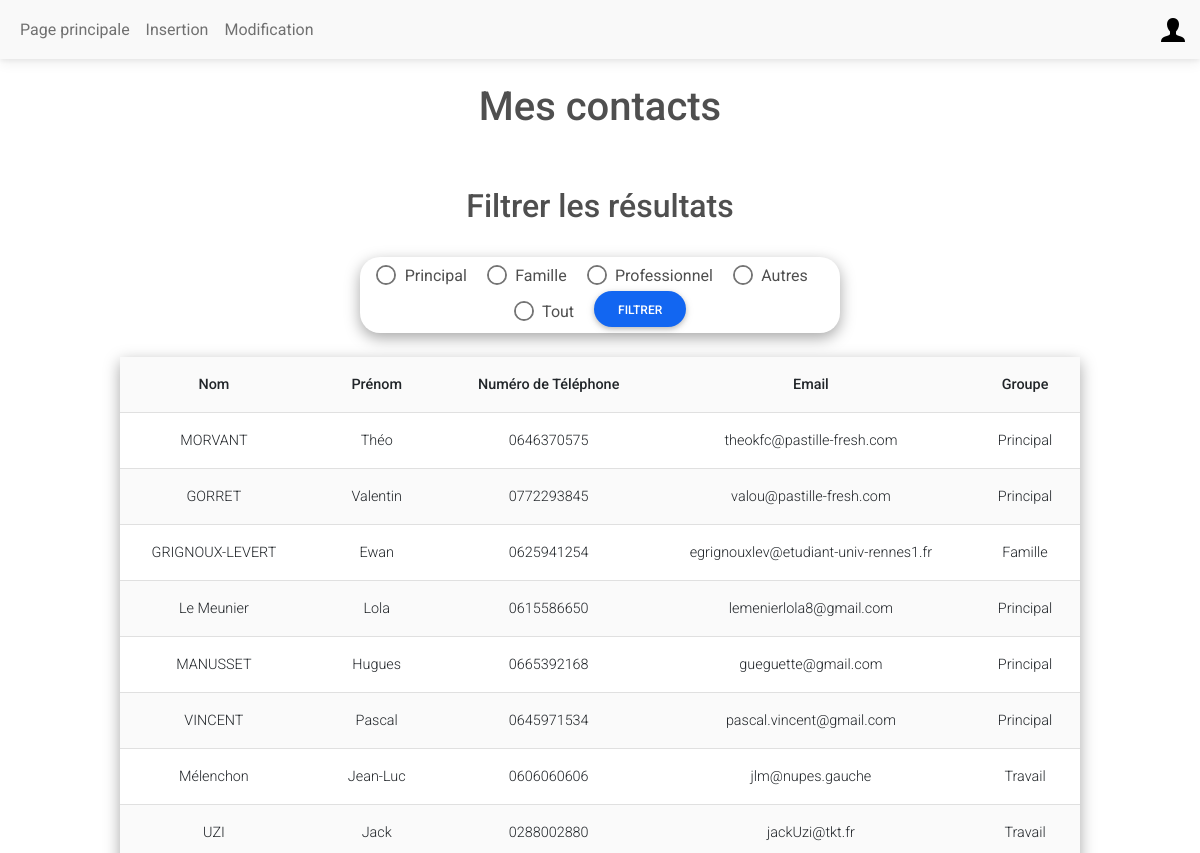
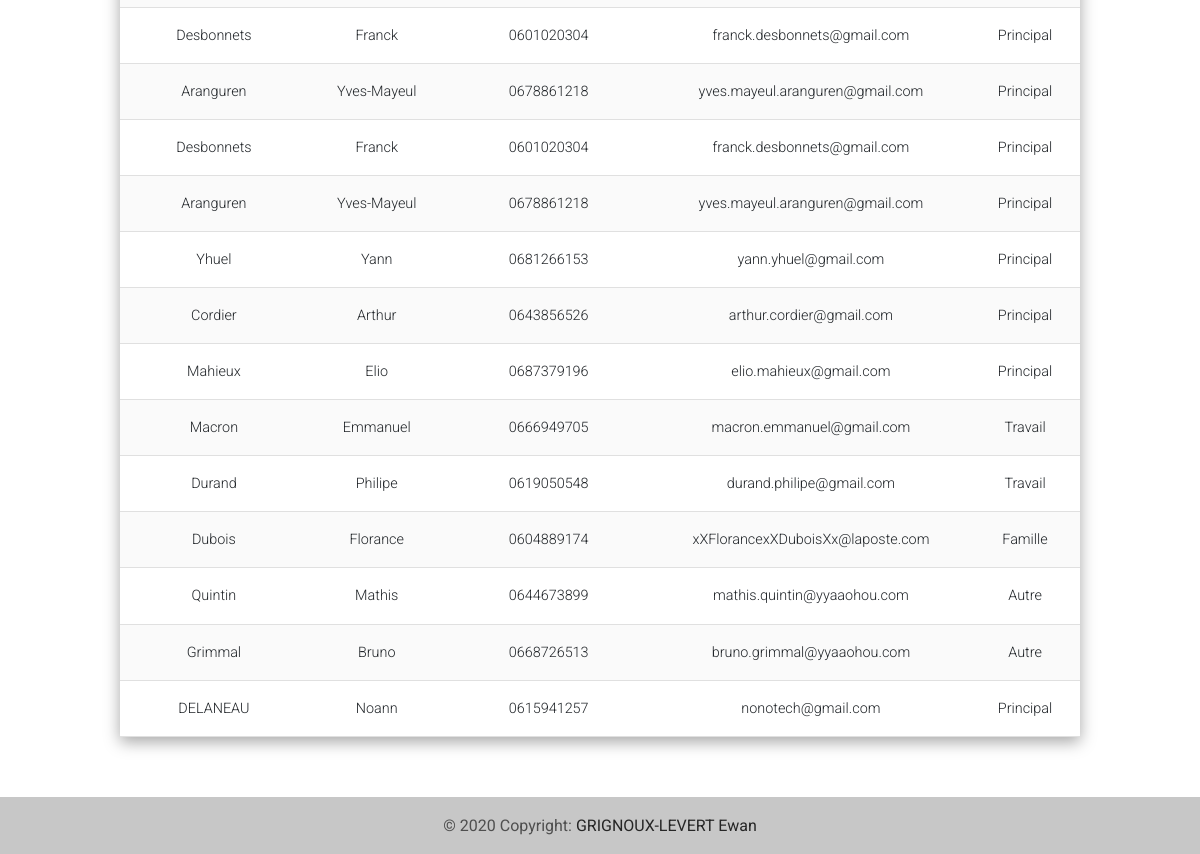
/index.php (signed in), run on an earlier commit of the app's database (2 pictures, top to bottom).
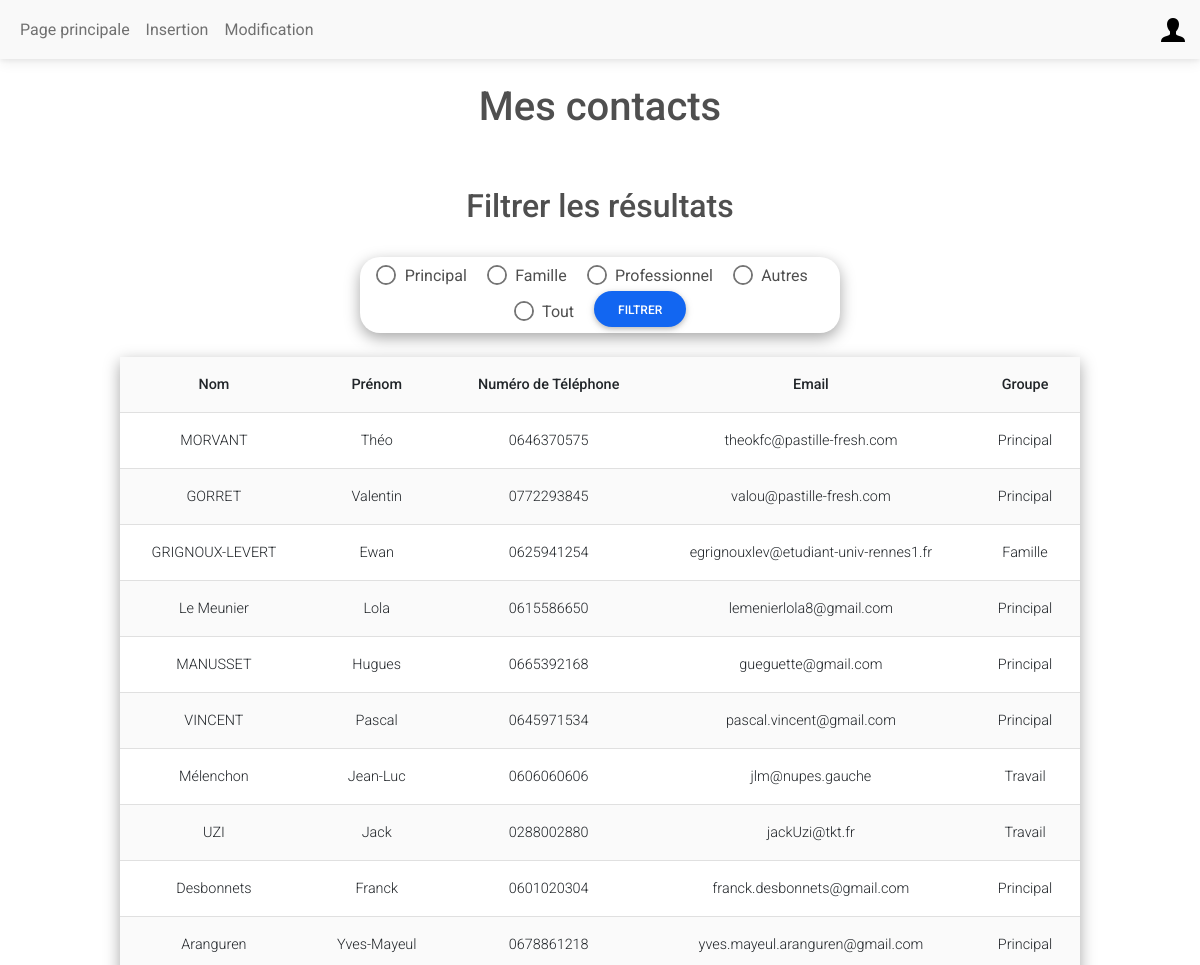
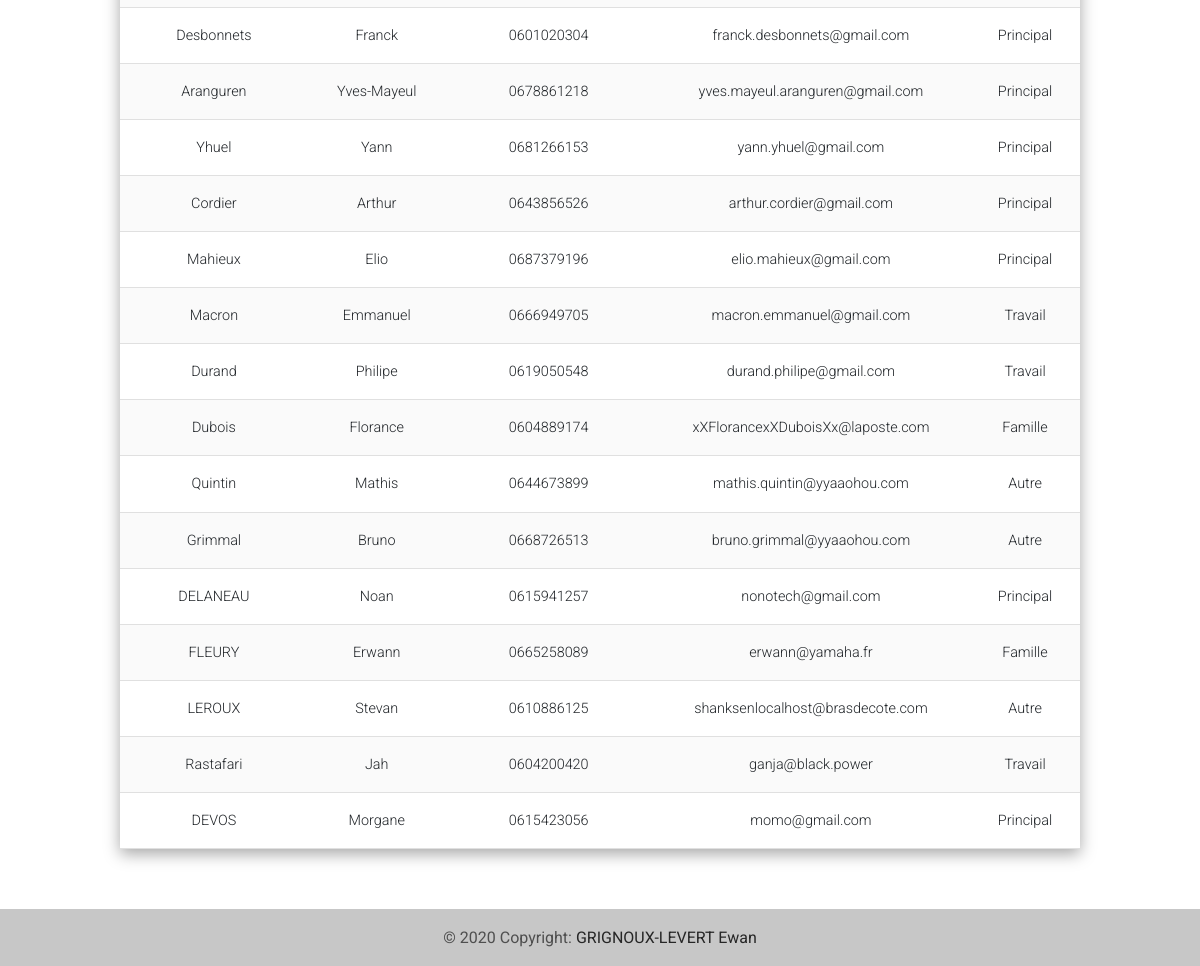
And on a later commit of the database (2 pictures, top to bottom).
### tables this page shows
CREATE TABLE "Coordonnees" (
	"id"	INTEGER,
	"nom"	VARCHAR(30) NOT NULL,
	"prenom"	VARCHAR(30) NOT NULL,
	"phoneNumber"	VARCHAR(10),
	"email"	VARCHAR(40) CHECK("email" LIKE '%@%'),
	"idUsers"	INTEGER NOT NULL,
	"groups"	VARCHAR(10) NOT NULL CHECK("groups" IN ('Principal', 'Travail', 'Famille', 'Autre')),
	FOREIGN KEY("idUsers") REFERENCES "Users"("id") ON UPDATE CASCADE ON DELETE CASCADE,
	PRIMARY KEY("id" AUTOINCREMENT)
);

### index.php (the view, shortened to what this page needs)
<!DOCTYPE html>
<html lang="fr">
    <head>
        <link href="style.css" rel="stylesheet" type="text/css">
        <link rel="stylesheet" href="https://cdnjs.cloudflare.com/ajax/libs/font-awesome/6.0.0/css/all.min.css%22/%3E">
        <link rel="stylesheet" href="css/mdb.min.css" />
    </head>
    <body>
        <nav class="navbar navbar-expand-lg navbar-light bg-light">
            <div class="container-fluid">
                <div class="collapse navbar-collapse" id="navbarSupportedContent">
                    <ul class="navbar-nav me-auto mb-2 mb-lg-0">
                        <li class="nav-item">
                        <a class="nav-link" href="index.php">Page principale</a>
                        </li>
                        <?php
                            if(isset($_SESSION) && $_SESSION['status']=='admin'){
                                echo '<li class="nav-item">';
                                echo '<a class="nav-link" href="insertion.php">Insertion</a>';
                                echo '</li>';
                                echo '<li class="nav-item">';
                                echo '<a class="nav-link" href="modification.php">Modification</a>';
                                echo '</li>';
                            }
                        ?>
                    </ul>
                </div>
                <div class="dropdown">
                    <a class="dropdown-toggle d-flex align-items-center hidden-arrow" href="#" id="navbarDropdownMenuAvatar" role="button" data-mdb-toggle="dropdown" aria-expanded="false">
                        <img src="img/user.png" alt="user icon" loading="lazy">
                    </a>
                </div>
            </div>
        </nav>
        <h1>Mes contacts</h1>
        <section>
            <h2>Filtrer les résultats</h2>
            <form id="ind_form" action="#" method="GET">
                <div class="form-check form-check-inline">
                    <input class="form-check-input" type="radio" name="inlineRadioOptions" id="inlineRadio1" value="Principal" />
                    <label class="form-check-label" for="inlineRadio1">Principal</label>
                </div>
                <div class="form-check form-check-inline">
                    <input class="form-check-input" type="radio" name="inlineRadioOptions" id="inlineRadio2" value="Famille" />
                    <label class="form-check-label" for="inlineRadio1">Famille</label>
                </div>
                <div class="form-check form-check-inline">
                    <input class="form-check-input" type="radio" name="inlineRadioOptions" id="inlineRadio3" value="Travail" />
                    <label class="form-check-label" for="inlineRadio1">Professionnel</label>
                </div>
                <div class="form-check form-check-inline">
                    <input class="form-check-input" type="radio" name="inlineRadioOptions" id="inlineRadio4" value="Autre" />
                    <label class="form-check-label" for="inlineRadio1">Autres</label>
                </div>
                <div class="form-check form-check-inline">
                    <input class="form-check-input" type="radio" name="inlineRadioOptions" id="inlineRadio13" value="Tout" />
                    <label class="form-check-label" for="inlineRadio1">Tout</label>
                </div>
                <input type="submit" class="btn btn-primary btn-rounded" id="ind_button" value='Filtrer'>
            </form>
        </section>
        <?php
        include "function.php" ;
        $madb = new PDO('sqlite:'.$_SERVER["DOCUMENT_ROOT"]."/WEB2/IUT-Projet-WEB/DB/database.sqlite") ;
        if (!empty($_GET)){
            if ($_GET["inlineRadioOptions"] == "Tout"){
                $query = 'SELECT * FROM Coordonnees WHERE idUsers LIKE '.$_SESSION["id"].';';
            }
            else{
                $groups_filtre= $madb->quote($_GET["inlineRadioOptions"]);
            $query = 'SELECT * FROM Coordonnees WHERE idUsers LIKE '.$_SESSION["id"].' AND groups LIKE '.$groups_filtre.';';
            }
            $result = $madb->query($query);
            $tb = "
                <tr>
                <th scope='col'>Nom</th>
                <th scope='col'>Prénom</th>
                <th scope='col'>Numéro de Téléphone</th>
                <th scope='col'>Email</th>
                <th scope='col'>Groupe</th>
                </tr>
                <tr>
            ";
            while ($row = $result->fetch(PDO::FETCH_ASSOC)) {
                $nom = $row["nom"];
                $prenom = $row["prenom"];
                $phone = $row["phoneNumber"];
                $mail = $row["email"];
                $groups = $row["groups"];
                $tb .= "<td> $nom </td>";
                $tb .= "<td> $prenom </td>";
                $tb .= "<td> $phone </td>";
                $tb .= "<td> $mail </td>";
                $tb .= "<td> $groups </td>";
                $tb .= "</tr>";
            }
        }
        else {
            $query = 'SELECT * FROM Coordonnees WHERE idUsers LIKE '.$_SESSION["id"].' ;';
            $result = $madb->query($query);
            $tb = "
                <tr>
                <th scope='col'>Nom</th>
                <th scope='col'>Prénom</th>
                <th scope='col'>Numéro de Téléphone</th>
                <th scope='col'>Email</th>
                <th scope='col'>Groupe</th>
                </tr>
                <tr>
            ";
            while ($row = $result->fetch(PDO::FETCH_ASSOC)) {
                $nom = $row["nom"];
                $prenom = $row["prenom"];
                $phone = $row["phoneNumber"];
                $mail = $row["email"];
                $groups = $row["groups"];
                $tb .= "<td> $nom </td>";
                $tb .= "<td> $prenom </td>";
                $tb .= "<td> $phone </td>";
                $tb .= "<td> $mail </td>";
                $tb .= "<td> $groups </td>";
                $tb .= "</tr>";
            }
        }
        echo "<div table-responsive>
            <table class='table table-striped ' id='index_tab'>
            $tb
            </table>";
        ?>
        <footer class="bg-light text-center text-lg-start">
            <div class="text-center p-3" style="background-color: rgba(0, 0, 0, 0.2);">
                © 2020 Copyright:
                <a class="text-dark" href="https://mdbootstrap.com/">GRIGNOUX-LEVERT Ewan</a>
            </div>
        </footer>
    </body>
</html>

### style.css (style rules this page uses)
h1, h2 { text-align: center; padding: 2%; }
body { position: relative; margin: 0; padding: 0; min-height: 100%; width: 100%; }
#ind_form { text-align: center; padding: 0.5%; margin-left: 30%; margin-bottom: 2%; width : 40%; box-shadow: rgba(0, 0, 0, 0.35) 0px 5px 15px; border-radius: 20px; }
#index_tab { width: 80%; margin-left: 10%; box-shadow: rgba(0, 0, 0, 0.35) 0px 5px 15px; text-align: center; }
footer { margin-top: 5%; margin-bottom: 0%; width: 100%; text-align: center; }

What changed in the data, as far as the page shows it:
changed coordonnees "DELANEAU": prenom "Noann" → "Noan"
added coordonnees: nom "FLEURY", prenom "Erwann", phoneNumber "0665258089", email "erwann@yamaha.fr", groups "Famille"
added coordonnees: nom "LEROUX", prenom "Stevan", phoneNumber "0610886125", email "shanksenlocalhost@brasdecote.com", groups "Autre"
added coordonnees: nom "Rastafari", prenom "Jah", phoneNumber "0604200420", email "ganja@black.power", groups "Travail"
added coordonnees: nom "DEVOS", prenom "Morgane", phoneNumber "0615423056", email "momo@gmail.com", groups "Principal"
